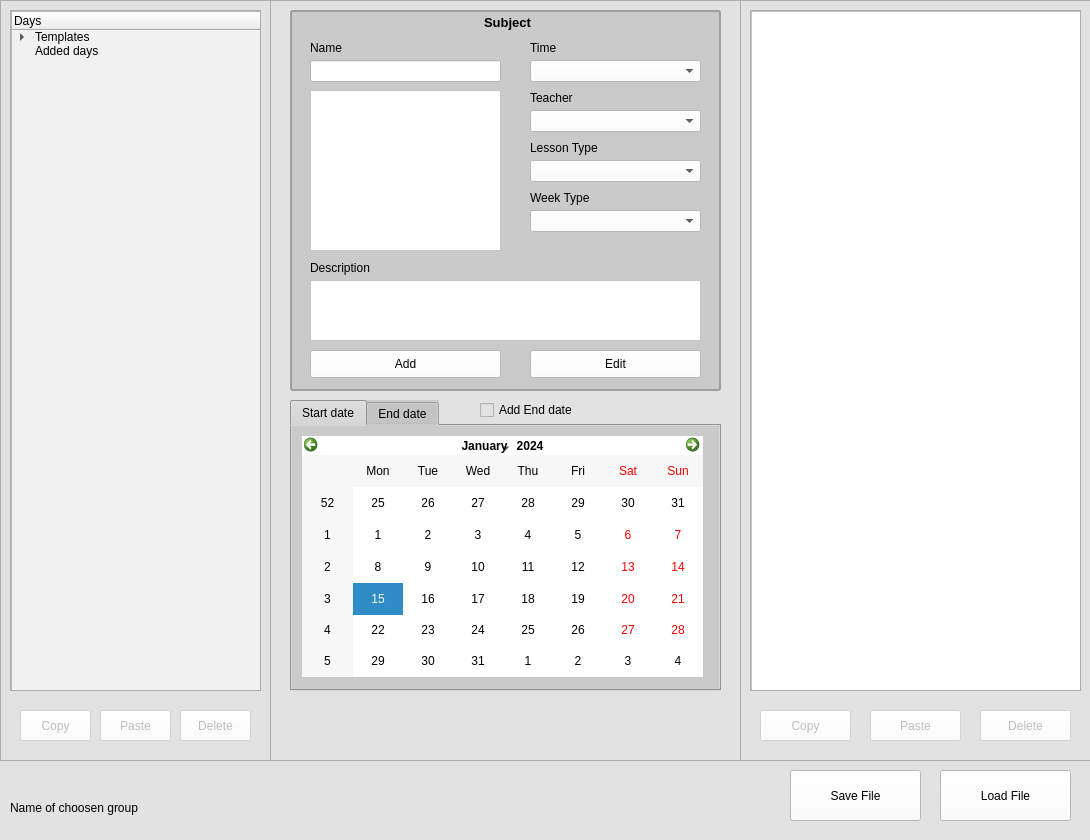
<?xml version="1.0" encoding="UTF-8"?>
<ui version="4.0">
 <class>MainWindow</class>
 <widget class="QMainWindow" name="MainWindow">
  <property name="geometry">
   <rect>
    <x>0</x>
    <y>0</y>
    <width>1090</width>
    <height>840</height>
   </rect>
  </property>
  <property name="sizePolicy">
   <sizepolicy hsizetype="Fixed" vsizetype="Fixed">
    <horstretch>0</horstretch>
    <verstretch>0</verstretch>
   </sizepolicy>
  </property>
  <property name="minimumSize">
   <size>
    <width>1090</width>
    <height>840</height>
   </size>
  </property>
  <property name="maximumSize">
   <size>
    <width>1090</width>
    <height>840</height>
   </size>
  </property>
  <property name="windowTitle">
   <string>TiBoxEditApp</string>
  </property>
  <property name="windowIcon">
   <iconset>
    <normaloff>logo_without_text.png</normaloff>logo_without_text.png</iconset>
  </property>
  <property name="styleSheet">
   <string notr="true">background: rgb(226, 226, 226);</string>
  </property>
  <widget class="QWidget" name="centralwidget">
   <property name="styleSheet">
    <string notr="true"/>
   </property>
   <widget class="QFrame" name="l_frame">
    <property name="geometry">
     <rect>
      <x>0</x>
      <y>0</y>
      <width>271</width>
      <height>761</height>
     </rect>
    </property>
    <property name="frameShape">
     <enum>QFrame::StyledPanel</enum>
    </property>
    <property name="frameShadow">
     <enum>QFrame::Raised</enum>
    </property>
    <widget class="QScrollArea" name="scrollArea">
     <property name="geometry">
      <rect>
       <x>10</x>
       <y>10</y>
       <width>251</width>
       <height>681</height>
      </rect>
     </property>
     <property name="widgetResizable">
      <bool>true</bool>
     </property>
     <widget class="QWidget" name="scrollAreaWidgetContents">
      <property name="geometry">
       <rect>
        <x>0</x>
        <y>0</y>
        <width>249</width>
        <height>679</height>
       </rect>
      </property>
      <widget class="QTreeWidget" name="day_tw">
       <property name="geometry">
        <rect>
         <x>0</x>
         <y>0</y>
         <width>261</width>
         <height>681</height>
        </rect>
       </property>
       <property name="styleSheet">
        <string notr="true">background: rgb(241, 241, 241)</string>
       </property>
       <property name="columnCount">
        <number>1</number>
       </property>
       <attribute name="headerVisible">
        <bool>true</bool>
       </attribute>
       <column>
        <property name="text">
         <string notr="true">Days</string>
        </property>
       </column>
       <item>
        <property name="text">
         <string>Templates</string>
        </property>
        <item>
         <property name="text">
          <string>Monday</string>
         </property>
        </item>
        <item>
         <property name="text">
          <string>Tuesday</string>
         </property>
        </item>
        <item>
         <property name="text">
          <string>Wednesday</string>
         </property>
        </item>
        <item>
         <property name="text">
          <string>Thursday</string>
         </property>
        </item>
        <item>
         <property name="text">
          <string>Friday</string>
         </property>
        </item>
        <item>
         <property name="text">
          <string>Saturday</string>
         </property>
        </item>
        <item>
         <property name="text">
          <string>Sunday</string>
         </property>
        </item>
       </item>
       <item>
        <property name="text">
         <string>Added days</string>
        </property>
       </item>
      </widget>
     </widget>
    </widget>
    <widget class="QPushButton" name="copyDayButton">
     <property name="enabled">
      <bool>false</bool>
     </property>
     <property name="geometry">
      <rect>
       <x>20</x>
       <y>710</y>
       <width>71</width>
       <height>31</height>
      </rect>
     </property>
     <property name="styleSheet">
      <string notr="true">background: rgb(255, 255, 255);</string>
     </property>
     <property name="text">
      <string>Copy</string>
     </property>
    </widget>
    <widget class="QPushButton" name="pasteDayButton">
     <property name="enabled">
      <bool>false</bool>
     </property>
     <property name="geometry">
      <rect>
       <x>100</x>
       <y>710</y>
       <width>71</width>
       <height>31</height>
      </rect>
     </property>
     <property name="styleSheet">
      <string notr="true">background: rgb(255, 255, 255);</string>
     </property>
     <property name="text">
      <string>Paste</string>
     </property>
    </widget>
    <widget class="QPushButton" name="deleteDayButton">
     <property name="enabled">
      <bool>false</bool>
     </property>
     <property name="geometry">
      <rect>
       <x>180</x>
       <y>710</y>
       <width>71</width>
       <height>31</height>
      </rect>
     </property>
     <property name="styleSheet">
      <string notr="true">background: rgb(255, 255, 255);</string>
     </property>
     <property name="text">
      <string>Delete</string>
     </property>
    </widget>
   </widget>
   <widget class="QFrame" name="c_frame">
    <property name="geometry">
     <rect>
      <x>270</x>
      <y>0</y>
      <width>471</width>
      <height>761</height>
     </rect>
    </property>
    <property name="font">
     <font>
      <family>MS Shell Dlg 2</family>
     </font>
    </property>
    <property name="styleSheet">
     <string notr="true"/>
    </property>
    <property name="frameShape">
     <enum>QFrame::StyledPanel</enum>
    </property>
    <property name="frameShadow">
     <enum>QFrame::Raised</enum>
    </property>
    <widget class="QGroupBox" name="groupBox">
     <property name="geometry">
      <rect>
       <x>20</x>
       <y>10</y>
       <width>431</width>
       <height>381</height>
      </rect>
     </property>
     <property name="font">
      <font>
       <pointsize>10</pointsize>
       <weight>75</weight>
       <bold>true</bold>
      </font>
     </property>
     <property name="autoFillBackground">
      <bool>false</bool>
     </property>
     <property name="styleSheet">
      <string notr="true">QGroupBox {
	border: 2px solid rgb(159, 159, 159); 
	border-radius: 3px;
	background: rgb(202, 202, 202);
 } 
QGroupBox::title { 
	background-color: transparent;
	subcontrol-position: top center;
	padding-top: 5px;
 } </string>
     </property>
     <property name="title">
      <string>Subject</string>
     </property>
     <widget class="QLabel" name="label_3">
      <property name="geometry">
       <rect>
        <x>240</x>
        <y>80</y>
        <width>55</width>
        <height>16</height>
       </rect>
      </property>
      <property name="styleSheet">
       <string notr="true">background: transparent;</string>
      </property>
      <property name="text">
       <string>Teacher</string>
      </property>
     </widget>
     <widget class="QLabel" name="label_4">
      <property name="geometry">
       <rect>
        <x>240</x>
        <y>130</y>
        <width>81</width>
        <height>16</height>
       </rect>
      </property>
      <property name="styleSheet">
       <string notr="true">background: transparent;</string>
      </property>
      <property name="text">
       <string>Lesson Type</string>
      </property>
     </widget>
     <widget class="QLabel" name="label">
      <property name="geometry">
       <rect>
        <x>20</x>
        <y>30</y>
        <width>55</width>
        <height>16</height>
       </rect>
      </property>
      <property name="styleSheet">
       <string notr="true">background: transparent;</string>
      </property>
      <property name="text">
       <string>Name</string>
      </property>
     </widget>
     <widget class="QComboBox" name="subject_type_cb">
      <property name="geometry">
       <rect>
        <x>240</x>
        <y>150</y>
        <width>171</width>
        <height>22</height>
       </rect>
      </property>
      <property name="styleSheet">
       <string notr="true">background: rgb(255, 255, 255);</string>
      </property>
     </widget>
     <widget class="QLabel" name="label_2">
      <property name="geometry">
       <rect>
        <x>240</x>
        <y>30</y>
        <width>55</width>
        <height>16</height>
       </rect>
      </property>
      <property name="styleSheet">
       <string notr="true">background: transparent;</string>
      </property>
      <property name="text">
       <string>Time</string>
      </property>
     </widget>
     <widget class="QLabel" name="label_5">
      <property name="geometry">
       <rect>
        <x>20</x>
        <y>250</y>
        <width>121</width>
        <height>16</height>
       </rect>
      </property>
      <property name="styleSheet">
       <string notr="true">background: transparent;</string>
      </property>
      <property name="text">
       <string>Description</string>
      </property>
     </widget>
     <widget class="QComboBox" name="subject_week_number_cb">
      <property name="geometry">
       <rect>
        <x>240</x>
        <y>200</y>
        <width>171</width>
        <height>22</height>
       </rect>
      </property>
      <property name="styleSheet">
       <string notr="true">background: rgb(255, 255, 255);</string>
      </property>
     </widget>
     <widget class="QLabel" name="label_6">
      <property name="geometry">
       <rect>
        <x>240</x>
        <y>180</y>
        <width>141</width>
        <height>16</height>
       </rect>
      </property>
      <property name="styleSheet">
       <string notr="true">background: transparent;</string>
      </property>
      <property name="text">
       <string>Week Type</string>
      </property>
     </widget>
     <widget class="QComboBox" name="subject_time_cb">
      <property name="geometry">
       <rect>
        <x>240</x>
        <y>50</y>
        <width>171</width>
        <height>22</height>
       </rect>
      </property>
      <property name="styleSheet">
       <string notr="true">background: rgb(255, 255, 255);</string>
      </property>
     </widget>
     <widget class="QComboBox" name="subject_teacher_cb">
      <property name="geometry">
       <rect>
        <x>240</x>
        <y>100</y>
        <width>171</width>
        <height>22</height>
       </rect>
      </property>
      <property name="styleSheet">
       <string notr="true">background: rgb(255, 255, 255);</string>
      </property>
     </widget>
     <widget class="QPushButton" name="subjectAddButton">
      <property name="geometry">
       <rect>
        <x>20</x>
        <y>340</y>
        <width>191</width>
        <height>28</height>
       </rect>
      </property>
      <property name="styleSheet">
       <string notr="true">background: rgb(255, 255, 255);</string>
      </property>
      <property name="text">
       <string>Add</string>
      </property>
     </widget>
     <widget class="QPlainTextEdit" name="subject_description_tb">
      <property name="geometry">
       <rect>
        <x>20</x>
        <y>270</y>
        <width>391</width>
        <height>61</height>
       </rect>
      </property>
      <property name="styleSheet">
       <string notr="true">background: rgb(255, 255, 255);</string>
      </property>
     </widget>
     <widget class="QLineEdit" name="subject_name_le">
      <property name="geometry">
       <rect>
        <x>20</x>
        <y>50</y>
        <width>191</width>
        <height>22</height>
       </rect>
      </property>
      <property name="styleSheet">
       <string notr="true">background: rgb(255, 255, 255);</string>
      </property>
     </widget>
     <widget class="QListWidget" name="subject_name_lw">
      <property name="geometry">
       <rect>
        <x>20</x>
        <y>80</y>
        <width>191</width>
        <height>161</height>
       </rect>
      </property>
      <property name="styleSheet">
       <string notr="true">background: rgb(255, 255, 255);</string>
      </property>
     </widget>
     <widget class="QPushButton" name="subjectEditButton">
      <property name="geometry">
       <rect>
        <x>240</x>
        <y>340</y>
        <width>171</width>
        <height>28</height>
       </rect>
      </property>
      <property name="styleSheet">
       <string notr="true">background: rgb(255, 255, 255);</string>
      </property>
      <property name="text">
       <string>Edit</string>
      </property>
     </widget>
    </widget>
    <widget class="QTabWidget" name="tabWidget">
     <property name="geometry">
      <rect>
       <x>20</x>
       <y>400</y>
       <width>431</width>
       <height>291</height>
      </rect>
     </property>
     <property name="styleSheet">
      <string notr="true">background: rgb(202, 202, 202);</string>
     </property>
     <property name="currentIndex">
      <number>0</number>
     </property>
     <widget class="QWidget" name="tab">
      <property name="styleSheet">
       <string notr="true"/>
      </property>
      <attribute name="title">
       <string>Start date</string>
      </attribute>
      <widget class="QCalendarWidget" name="start_calendar">
       <property name="enabled">
        <bool>true</bool>
       </property>
       <property name="geometry">
        <rect>
         <x>10</x>
         <y>10</y>
         <width>401</width>
         <height>241</height>
        </rect>
       </property>
       <property name="styleSheet">
        <string notr="true">color: rgb(0, 0, 0);
background: rgb(255, 255, 255);
border: 0px</string>
       </property>
      </widget>
     </widget>
     <widget class="QWidget" name="tab_2">
      <property name="enabled">
       <bool>false</bool>
      </property>
      <attribute name="title">
       <string>End date</string>
      </attribute>
      <widget class="QCalendarWidget" name="end_calendar">
       <property name="enabled">
        <bool>false</bool>
       </property>
       <property name="geometry">
        <rect>
         <x>10</x>
         <y>10</y>
         <width>401</width>
         <height>241</height>
        </rect>
       </property>
       <property name="styleSheet">
        <string notr="true">color: rgb(0, 0, 0);
background: rgb(255, 255, 255);
border: 0px</string>
       </property>
      </widget>
     </widget>
    </widget>
    <widget class="QCheckBox" name="checkBox">
     <property name="geometry">
      <rect>
       <x>210</x>
       <y>400</y>
       <width>111</width>
       <height>20</height>
      </rect>
     </property>
     <property name="text">
      <string>Add End date</string>
     </property>
    </widget>
   </widget>
   <widget class="QFrame" name="r_frame">
    <property name="geometry">
     <rect>
      <x>740</x>
      <y>0</y>
      <width>351</width>
      <height>761</height>
     </rect>
    </property>
    <property name="frameShape">
     <enum>QFrame::StyledPanel</enum>
    </property>
    <property name="frameShadow">
     <enum>QFrame::Raised</enum>
    </property>
    <widget class="QScrollArea" name="scrollArea_2">
     <property name="geometry">
      <rect>
       <x>10</x>
       <y>10</y>
       <width>331</width>
       <height>681</height>
      </rect>
     </property>
     <property name="widgetResizable">
      <bool>true</bool>
     </property>
     <widget class="QWidget" name="scrollAreaWidgetContents_2">
      <property name="geometry">
       <rect>
        <x>0</x>
        <y>0</y>
        <width>329</width>
        <height>679</height>
       </rect>
      </property>
      <widget class="QListWidget" name="subject_list">
       <property name="geometry">
        <rect>
         <x>0</x>
         <y>0</y>
         <width>331</width>
         <height>681</height>
        </rect>
       </property>
       <property name="styleSheet">
        <string notr="true">background: rgb(255, 255, 255);</string>
       </property>
      </widget>
     </widget>
    </widget>
    <widget class="QPushButton" name="deleteSubjectButton">
     <property name="enabled">
      <bool>false</bool>
     </property>
     <property name="geometry">
      <rect>
       <x>240</x>
       <y>710</y>
       <width>91</width>
       <height>31</height>
      </rect>
     </property>
     <property name="styleSheet">
      <string notr="true">background: rgb(255, 255, 255);</string>
     </property>
     <property name="text">
      <string>Delete</string>
     </property>
    </widget>
    <widget class="QPushButton" name="pasteSubjectButton">
     <property name="enabled">
      <bool>false</bool>
     </property>
     <property name="geometry">
      <rect>
       <x>130</x>
       <y>710</y>
       <width>91</width>
       <height>31</height>
      </rect>
     </property>
     <property name="styleSheet">
      <string notr="true">background: rgb(255, 255, 255);</string>
     </property>
     <property name="text">
      <string>Paste</string>
     </property>
    </widget>
    <widget class="QPushButton" name="copySubjectButton">
     <property name="enabled">
      <bool>false</bool>
     </property>
     <property name="geometry">
      <rect>
       <x>20</x>
       <y>710</y>
       <width>91</width>
       <height>31</height>
      </rect>
     </property>
     <property name="styleSheet">
      <string notr="true">background: rgb(255, 255, 255);</string>
     </property>
     <property name="text">
      <string>Copy</string>
     </property>
    </widget>
   </widget>
   <widget class="QPushButton" name="SaveFileButton">
    <property name="geometry">
     <rect>
      <x>790</x>
      <y>770</y>
      <width>131</width>
      <height>51</height>
     </rect>
    </property>
    <property name="styleSheet">
     <string notr="true">background: rgb(255, 255, 255);</string>
    </property>
    <property name="text">
     <string>Save File</string>
    </property>
   </widget>
   <widget class="QPushButton" name="LoadFileButton">
    <property name="enabled">
     <bool>true</bool>
    </property>
    <property name="geometry">
     <rect>
      <x>940</x>
      <y>770</y>
      <width>131</width>
      <height>51</height>
     </rect>
    </property>
    <property name="styleSheet">
     <string notr="true">background: rgb(255, 255, 255);</string>
    </property>
    <property name="text">
     <string>Load File</string>
    </property>
   </widget>
   <widget class="QLabel" name="group_label">
    <property name="geometry">
     <rect>
      <x>10</x>
      <y>800</y>
      <width>421</width>
      <height>16</height>
     </rect>
    </property>
    <property name="text">
     <string>Name of choosen group</string>
    </property>
   </widget>
  </widget>
 </widget>
 <resources/>
 <connections/>
</ui>
